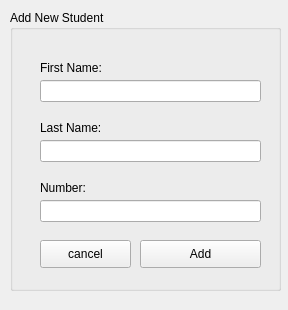
<?xml version="1.0" encoding="UTF-8"?>
<ui version="4.0">
 <class>Form</class>
 <widget class="QWidget" name="Form">
  <property name="geometry">
   <rect>
    <x>0</x>
    <y>0</y>
    <width>288</width>
    <height>310</height>
   </rect>
  </property>
  <property name="windowTitle">
   <string>Form</string>
  </property>
  <widget class="QGroupBox" name="groupBox">
   <property name="geometry">
    <rect>
     <x>10</x>
     <y>10</y>
     <width>271</width>
     <height>281</height>
    </rect>
   </property>
   <property name="title">
    <string>Add New Student</string>
   </property>
   <widget class="QPushButton" name="addBtn">
    <property name="geometry">
     <rect>
      <x>130</x>
      <y>230</y>
      <width>121</width>
      <height>28</height>
     </rect>
    </property>
    <property name="text">
     <string>Add</string>
    </property>
   </widget>
   <widget class="QLineEdit" name="first_name_txt">
    <property name="geometry">
     <rect>
      <x>30</x>
      <y>70</y>
      <width>221</width>
      <height>22</height>
     </rect>
    </property>
   </widget>
   <widget class="QLineEdit" name="last_name_txt">
    <property name="geometry">
     <rect>
      <x>30</x>
      <y>130</y>
      <width>221</width>
      <height>22</height>
     </rect>
    </property>
   </widget>
   <widget class="QLabel" name="label">
    <property name="geometry">
     <rect>
      <x>30</x>
      <y>50</y>
      <width>221</width>
      <height>16</height>
     </rect>
    </property>
    <property name="text">
     <string>First Name:</string>
    </property>
   </widget>
   <widget class="QLabel" name="label_2">
    <property name="geometry">
     <rect>
      <x>30</x>
      <y>110</y>
      <width>221</width>
      <height>16</height>
     </rect>
    </property>
    <property name="text">
     <string>Last Name: </string>
    </property>
   </widget>
   <widget class="QPushButton" name="cancelBtn">
    <property name="geometry">
     <rect>
      <x>30</x>
      <y>230</y>
      <width>91</width>
      <height>28</height>
     </rect>
    </property>
    <property name="text">
     <string>cancel</string>
    </property>
   </widget>
   <widget class="QLabel" name="lbl_number">
    <property name="geometry">
     <rect>
      <x>30</x>
      <y>170</y>
      <width>221</width>
      <height>16</height>
     </rect>
    </property>
    <property name="text">
     <string>Number:</string>
    </property>
   </widget>
   <widget class="QLineEdit" name="txt_number">
    <property name="geometry">
     <rect>
      <x>30</x>
      <y>190</y>
      <width>221</width>
      <height>22</height>
     </rect>
    </property>
   </widget>
  </widget>
 </widget>
 <resources/>
 <connections/>
</ui>
